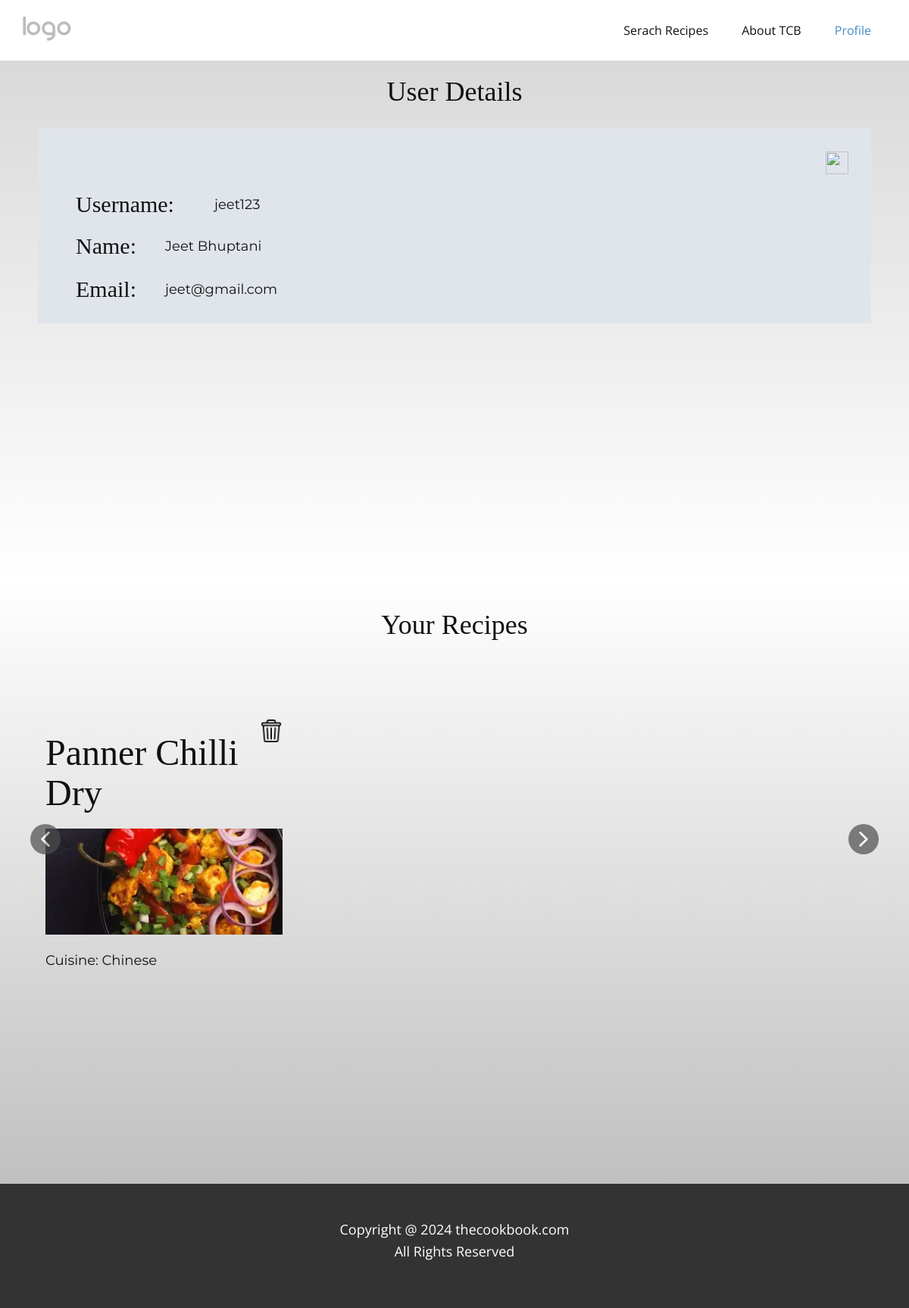
Screenshot of /account (signed in) with the database file from the repository.
### TCB/models.py (models this page shows)
class Recipe(models.Model):
    recipe_id = models.AutoField(primary_key=True)
    user = models.ForeignKey(User, on_delete=models.CASCADE)
    recipe_name = models.CharField(max_length=100)
    recipe_image = models.ImageField(upload_to='static/recipe_images/')
    recipe_steps = models.TextField()
    ingredients = models.TextField()
    cooking_time = models.CharField(max_length=100)
    serving = models.IntegerField()
    cuisine = models.ForeignKey(Cuisine, on_delete=models.CASCADE)
    category = models.ForeignKey(Category, on_delete=models.CASCADE)
    rating = models.FloatField(default=0)
    count = models.IntegerField(default=0)
    veg = models.BooleanField()

class Cuisine(models.Model):
    cuisine_id = models.AutoField(primary_key=True)
    cuisine_name = models.CharField(max_length=100)

### TCB/views.py (the view)
# urls.py: path('account',views.account,name="account"),
@login_required(login_url='/login')
def account(request):
    if request.method == 'POST':
        user = request.user
        fname = request.POST['fname']
        lname = request.POST['lname']
        email = request.POST['email']
        if fname.isalpha():
            user.first_name = fname
        else:
            messages.info(request,'Invalid Name')
            return redirect('account')
        if lname.isalpha():
            user.last_name = lname
        else:
            messages.info(request,'Invalid Name')
            return redirect('account')
        if email != user.email and User.objects.filter(email=email).exists():
                messages.info(request,'Email Taken')
                return redirect('account')
        user.email = email
        user.save()
        return redirect('account')
    else:
        user = request.user
        recipes = Recipe.objects.filter(user=user)
        context={
            'user': user,
            'recipe' : recipes,
        }
        return render(request,"account.html",context)

### templates/account.html (shortened to what this page needs)
{% load static %}
<!DOCTYPE html>
<html style="font-size: 16px;" lang="en">
  <head>
    <link rel="stylesheet" href="{% static 'nicepage.css' %}" media="screen" />
    <link rel="stylesheet" href="{% static 'account.css' %}" media="screen" />
  </head>
  <body data-path-to-root="./" data-include-products="false" class="u-body u-xl-mode" data-lang="en">
    <header class="u-clearfix u-header u-header" id="sec-2ef3">
      <div class="u-clearfix u-sheet u-sheet-1">
        <a href="/" class="u-image u-logo u-image-1" title="home"><img src="{% static 'images/default-logo.png' %}" class="u-logo-image u-logo-image-1" /></a>
        <nav class="u-menu u-menu-dropdown u-offcanvas u-menu-1">
          <div class="u-custom-menu u-nav-container">
            <ul class="u-nav u-unstyled u-nav-1">
              {% if user.is_authenticated %}
                <li class="u-nav-item">
                  <a class="u-button-style u-nav-link u-text-active-palette-1-base u-text-hover-palette-2-base" href="/" style="padding: 10px 20px;">Serach Recipes</a>
                </li>
              {% endif %}
              <li class="u-nav-item">
                <a class="u-button-style u-nav-link u-text-active-palette-1-base u-text-hover-palette-2-base" href="aboutus" style="padding: 10px 20px;">About TCB</a>
              </li>
              {% if user.is_authenticated %}
                <li class="u-nav-item">
                  <a class="u-button-style u-nav-link u-text-active-palette-1-base u-text-hover-palette-2-base" style="padding: 10px 20px;">Profile</a>
                </li>
              {% endif %}
            </ul>
          </div>
        </nav>
      </div>
    </header>
    <section class="u-clearfix u-gradient u-section-1" id="sec-0a8d">
      <div class="u-clearfix u-sheet u-sheet-1">
        <h3 class="u-align-center u-custom-font u-font-merriweather u-text u-text-default u-text-1">User Details</h3>
        <div class="u-container-style u-expanded-width-sm u-expanded-width-xs u-group u-palette-5-light-2 u-shape-rectangle u-group-1">
          <div class="u-container-layout u-container-layout-1">
            <span class="u-file-icon u-icon u-icon-1" id="toggleButton"><img id="imageToToggle" src="{% static 'images/1250925.png' %}" alt="" /></span>
            <h6 class="u-custom-font u-font-merriweather u-text u-text-default u-text-2">Username:&nbsp;</h6>
            <p style="padding-left: 65px;" class="u-align-center-xs u-custom-font u-font-montserrat u-text u-text-default u-text-3">{{user.username}}</p>
            <h6 class="u-custom-font u-font-merriweather u-text u-text-default u-text-2">Name:&nbsp;</h6>
            <p class="u-align-center-xs u-custom-font u-font-montserrat u-text u-text-default u-text-3">{{user.first_name}} {{user.last_name}}</p>
            <h6 class="u-custom-font u-font-merriweather u-text u-text-default u-text-4">Email:&nbsp;</h6>
            <p class="u-align-center-xs u-custom-font u-font-montserrat u-text u-text-default u-text-5">{{user.email}}</p>
          </div>
        </div>
      </div>
    </section>
    <section class="u-align-center u-clearfix u-gradient u-section-2" id="sec-8f22">
      <div class="u-clearfix u-sheet u-valign-middle-xs u-sheet-1">
        <h3 class="u-align-center u-custom-font u-font-merriweather u-text u-text-default u-text-1">Your Recipes</h3>
        <div class="u-blog u-container-style u-expanded-width u-layout-horizontal u-blog-1">
          <div class="u-repeater u-repeater-1">
            {% for x in recipe %}
            <div style="padding-top: 30px;" class="u-blog-post u-container-style u-repeater-item">
              <div class="u-container-layout u-similar-container u-container-layout-1">
                <h2 class="u-blog-control u-custom-font u-font-merriweather u-text u-text-2"><a class="u-post-header-link" href="blog/post-5.html">{{x.recipe_name}}</a></h2><span class="u-file-icon u-icon u-icon-1"><img src="{% static 'images/484662.png' %}" alt="" /></span>
                <a class="u-post-header-link" href="{% url 'vrecipe' recipe_id=x.recipe_id %}">
                  <img src="{{x.recipe_image}}" alt="" class="u-blog-control u-expanded-width u-image u-image-default u-image-1" />
                </a>
                <div class="u-blog-control u-custom-font u-font-montserrat u-post-content u-text u-text-3 fr-view">Cuisine: {{x.cuisine.cuisine_name}}</div>
              </div>
            </div>
            {% endfor %}
          </div>
          <a class="u-absolute-vcenter-lg u-absolute-vcenter-md u-absolute-vcenter-xl u-gallery-nav u-gallery-nav-prev u-grey-70 u-icon-circle u-opacity u-opacity-70 u-spacing-10 u-text-white u-gallery-nav-1" href="#" role="button">
            <span aria-hidden="true">
            </span>
          </a>
          <a class="u-absolute-vcenter-lg u-absolute-vcenter-md u-absolute-vcenter-xl u-gallery-nav u-gallery-nav-next u-grey-70 u-icon-circle u-opacity u-opacity-70 u-spacing-10 u-text-white u-gallery-nav-2" href="#" role="button">
            <span aria-hidden="true">
            </span>
          </a>
        </div>
      </div>
    </section>
    <footer class="u-align-center u-clearfix u-footer u-grey-80 u-footer" id="sec-2e22">
      <div class="u-clearfix u-sheet u-sheet-1">
        <p class="u-align-center u-text u-text-default u-text-1">
          Copyright @ 2024 thecookbook.com<br />All Rights Reserved
        </p>
      </div>
    </footer>
  </body>
</html>

### static/account.css (style rules this page uses)
.u-section-1 { background-image: linear-gradient(#d9d9d9, white); }
.u-section-1 .u-sheet-1 { min-height: 683px; }
.u-section-1 .u-text-1 { margin: 20px auto 0; }
.u-section-1 .u-group-1 { width: 1100px; height: auto; background-image: none; min-height: 252px; margin: 27px auto 60px; }
.u-section-1 .u-container-layout-1 { padding: 30px 0; }
.u-section-1 .u-icon-1 { width: 30px; height: 30px; margin: 0 30px 0 auto; padding: 0; }
.u-section-1 .u-text-2 { font-weight: 400; font-size: 1.875rem; margin: 22px auto 0 50px; }
.u-section-1 .u-text-3 { margin: -32px auto 0 168px; }
.u-section-1 .u-text-4 { font-weight: 400; font-size: 1.875rem; margin: 24px auto 0 50px; }
.u-section-1 .u-text-5 { margin: -32px auto 0 168px; }
.u-section-2 { background-image: linear-gradient(white, #c0c0c0); }
.u-section-2 .u-sheet-1 { min-height: 100vh; }
.u-section-2 .u-text-1 { font-weight: 400; margin: 41px auto 0; }
.u-section-2 .u-blog-1 { margin-bottom: 60px; margin-top: 41px; }
.u-section-2 .u-repeater-1 { grid-auto-columns: calc(33.3333% - 6.66667px); grid-template-columns: calc(33.3333% - 6.66667px) calc(33.3333% - 6.66667px) calc(33.3333% - 6.66667px); grid-gap: 10px 10px; min-height: 440px; }
.u-section-2 .u-container-layout-1 { padding: 30px; }
.u-section-2 .u-text-2 { margin-top: 20px; margin-bottom: 0; }
.u-section-2 .u-icon-1 { width: 30px; height: 30px; margin: -124px 0 0 283px; padding: 0; }
.u-section-2 .u-image-1 { height: 140px; margin-top: 114px; margin-bottom: 0; }
.u-section-2 .u-text-3 { margin-bottom: 0; margin-top: 20px; }
.u-section-2 .u-gallery-nav-1 { position: absolute; left: 10px; width: 40px; height: 40px; }
.u-section-2 .u-gallery-nav-2 { position: absolute; right: 10px; width: 40px; height: 40px; }

### rows the page displays
Recipe: recipe_name "Panner Chilli Dry", recipe_image (picture), cuisine.cuisine_name "Chinese"

### other values shown
{{ user.username }} "jeet123"
{{ user.first_name }} "Jeet"
{{ user.last_name }} "Bhuptani"
{{ user.email }} "jeet@gmail.com"
